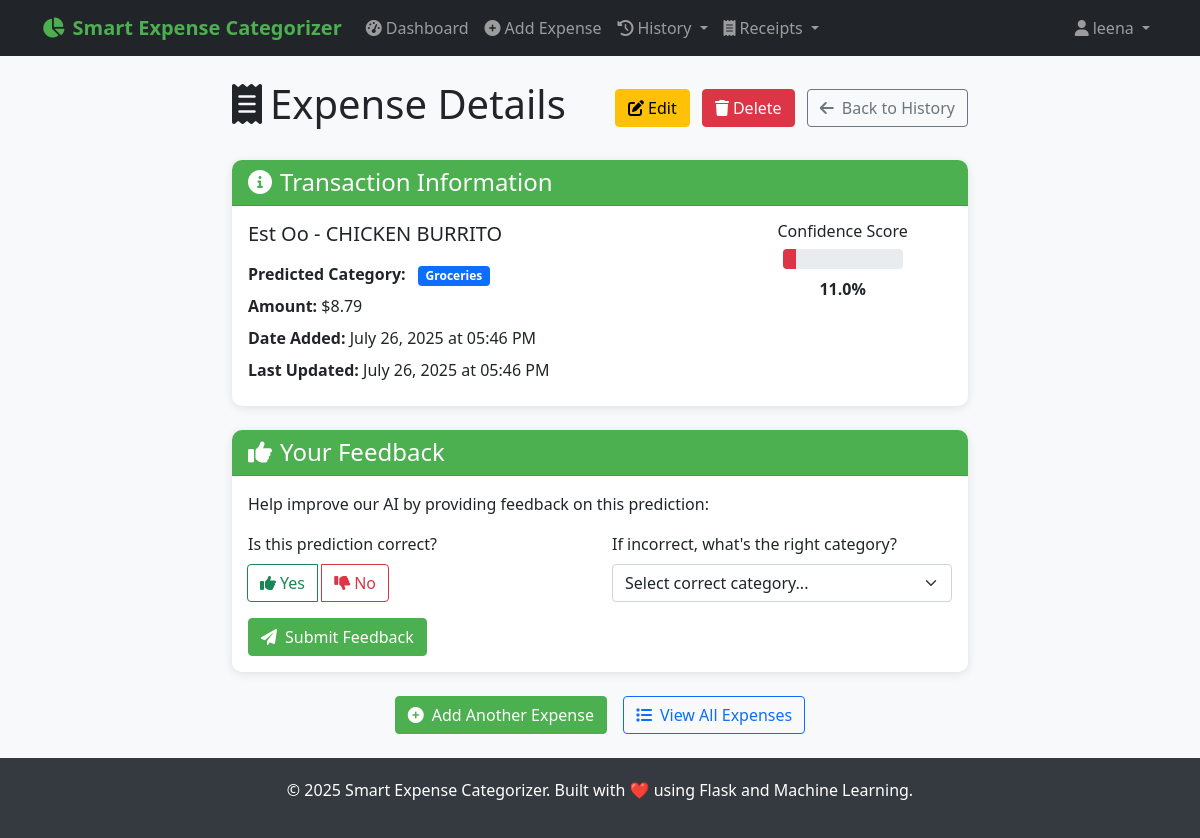
The page /expense/b68b386a-3048-42f9-bf5c-c20b04cf316e (signed in) on the database its author committed.
### PYTHON/models.py (models this page shows, shortened)
class User(UserMixin, db.Model):
    __tablename__ = 'users'
    id = db.Column(db.String(36), primary_key=True, default=lambda: str(uuid.uuid4()))
    username = db.Column(db.String(80), unique=True, nullable=False, index=True)
    email = db.Column(db.String(120), unique=True, nullable=False, index=True)
    password_hash = db.Column(db.String(255), nullable=False)
    created_at = db.Column(db.DateTime, default=datetime.utcnow)
    is_active = db.Column(db.Boolean, default=True)
    expenses = db.relationship('Expense', foreign_keys='Expense.user_id', backref='user', lazy='dynamic', cascade='all, delete-orphan')

class Expense(db.Model):
    __tablename__ = 'expenses'
    id = db.Column(db.String(36), primary_key=True, default=lambda: str(uuid.uuid4()))
    user_id = db.Column(db.String(36), db.ForeignKey('users.id'), nullable=False, index=True)
    description = db.Column(db.Text, nullable=False)
    amount = db.Column(db.Numeric(10, 2), nullable=True)
    predicted_category = db.Column(db.String(100), nullable=False, index=True)
    confidence_score = db.Column(db.Float, nullable=False)
    model_predictions = db.Column(db.JSON)  # Store individual model predictions
    created_at = db.Column(db.DateTime, default=datetime.utcnow, index=True)
    updated_at = db.Column(db.DateTime, default=datetime.utcnow, onupdate=datetime.utcnow)
    user_feedback = db.Column(db.String(100), nullable=True)  # User can correct the category
    is_correct = db.Column(db.Boolean, nullable=True)  # User can mark if prediction was correct
    source = db.Column(db.String(50), nullable=True, default='manual')  # 'manual', 'receipt_upload', 'api'
    expense_metadata = db.Column(db.JSON, nullable=True)  # Store receipt data, OCR confidence, etc.
    date = db.Column(db.DateTime, nullable=True)  # Expense date (can be different from created_at)
    is_deleted = db.Column(db.Boolean, default=False, nullable=False, index=True)
    deleted_at = db.Column(db.DateTime, nullable=True)
    deleted_by = db.Column(db.String(36), db.ForeignKey('users.id'), nullable=True)
    deleted_by_user = db.relationship('User', foreign_keys=[deleted_by])

### PYTHON/routes.py (the view)
@main_bp.route('/expense/<expense_id>')
@login_required
def expense_detail(expense_id):
    expense = Expense.query.filter_by(id=expense_id, user_id=current_user.id).first_or_404()
    form = FeedbackForm()
    model = load_ensemble_model()
    if model and model.categories:
        form.correct_category.choices = [(cat, cat) for cat in model.categories]
    return render_template('expense_detail.html', expense=expense, form=form)

### PYTHON/forms.py
class FeedbackForm(FlaskForm):
    correct_category = SelectField('Correct Category', validators=[
        DataRequired(message='Please select the correct category')
    ], choices=[])  # Will be populated dynamically
    is_prediction_correct = BooleanField('Was the prediction correct?')

### PYTHON/app.py (called while the page is built)
def init_extensions(app):
    db.init_app(app)
    login_manager = LoginManager()
    login_manager.init_app(app)
    login_manager.login_view = 'auth.login'
    login_manager.login_message = 'Please log in to access this page.'
    login_manager.login_message_category = 'info'
    login_manager.session_protection = 'strong'
    csrf = CSRFProtect(app)
    @login_manager.user_loader
    def load_user(user_id):
        try:
            return User.query.get(user_id)
        except Exception:
            return None
    @app.before_request
    def fix_session():
        from flask import session
        if not session.get('_session_initialized'):
            session['_session_initialized'] = True
            session.permanent = True

def add_security_headers(app):
    @app.after_request
    def set_security_headers(response):
        if hasattr(app.config, 'SECURITY_HEADERS'):
            for header, value in app.config['SECURITY_HEADERS'].items():
                response.headers[header] = value
        response.headers['X-Content-Type-Options'] = 'nosniff'
        response.headers['X-Frame-Options'] = 'DENY'
        response.headers['X-XSS-Protection'] = '1; mode=block'
        return response

def register_context_processors(app):
    @app.context_processor
    def inject_now():
        return {'now': datetime.now()}

### PYTHON/ml_models.py (called while the page is built)
    def load_models(self):
        try:
            self.models['naive_bayes'] = joblib.load(Config.NAIVE_BAYES_MODEL_PATH)
            self.models['svm'] = joblib.load(Config.SVM_MODEL_PATH)
            self.models['keyword'] = joblib.load(Config.KEYWORD_RULES_PATH)
            self.vectorizers = joblib.load(Config.VECTORIZER_PATH)
            metadata = joblib.load(os.path.join(Config.MODEL_DIR, 'metadata.pkl'))
            self.categories = metadata['categories']
            self.model_weights = metadata['model_weights']
            self.is_trained = metadata['is_trained']
            logging.info("All models loaded successfully")
            return True
        except Exception as e:
            logging.error(f"Error loading models: {str(e)}")
            return False

### PYTHON/templates/expense_detail.html (shortened to what this page needs)
{% extends "base.html" %}
{% block content %}
<div class="row justify-content-center">
    <div class="col-lg-8">
        <div class="d-flex justify-content-between align-items-center mb-4">
            <h1>
                <i class="fas fa-receipt me-2"></i>Expense Details
            </h1>
            <div>
                <a href="{{ url_for('main.edit_expense', expense_id=expense.id) }}" class="btn btn-warning me-2">
                    <i class="fas fa-edit me-1"></i>Edit
                </a>
                <button type="button" class="btn btn-danger me-2" data-bs-toggle="modal" data-bs-target="#deleteModal">
                    <i class="fas fa-trash me-1"></i>Delete
                </button>
                <a href="{{ url_for('main.expenses') }}" class="btn btn-outline-secondary">
                    <i class="fas fa-arrow-left me-2"></i>Back to History
                </a>
            </div>
        </div>
        <div class="card mb-4">
            <div class="card-header">
                <h4 class="mb-0">
                    <i class="fas fa-info-circle me-2"></i>Transaction Information
                </h4>
            </div>
            <div class="card-body">
                <div class="row">
                    <div class="col-md-8">
                        <h5 class="mb-3">{{ expense.description }}</h5>
                        <div class="mb-2">
                            <strong>Predicted Category:</strong>
                            <span class="badge bg-primary ms-2">{{ expense.predicted_category }}</span>
                        </div>
                        {% if expense.amount %}
                            <div class="mb-2">
                                <strong>Amount:</strong> ${{ "%.2f"|format(expense.amount) }}
                            </div>
                        {% endif %}
                        <div class="mb-2">
                            <strong>Date Added:</strong> {{ expense.created_at.strftime('%B %d, %Y at %I:%M %p') }}
                        </div>
                        {% if expense.updated_at != expense.created_at %}
                            <div class="mb-2">
                                <strong>Last Updated:</strong> {{ expense.updated_at.strftime('%B %d, %Y at %I:%M %p') }}
                            </div>
                        {% endif %}
                    </div>
                    <div class="col-md-4 text-center">
                        <div class="mb-3">
                            <h6>Confidence Score</h6>
                            <div class="progress mx-auto mb-2" style="width: 120px; height: 20px;">
                                <div class="progress-bar
                                    {% if expense.confidence_score >= 0.8 %}bg-success
                                    {% elif expense.confidence_score >= 0.6 %}bg-warning
                                    {% else %}bg-danger{% endif %}"
                                    style="width: {{ (expense.confidence_score * 100)|round }}%">
                                </div>
                            </div>
                            <strong>{{ (expense.confidence_score * 100)|round }}%</strong>
                        </div>
                    </div>
                </div>
            </div>
        </div>
        <div class="card mb-4">
            <div class="card-header">
                <h4 class="mb-0">
                    <i class="fas fa-thumbs-up me-2"></i>Your Feedback
                </h4>
            </div>
            <div class="card-body">
                <p class="mb-3">Help improve our AI by providing feedback on this prediction:</p>
                <form method="POST" action="{{ url_for('main.expense_feedback', expense_id=expense.id) }}">
                    <div class="row">
                        <div class="col-md-6 mb-3">
                            <label class="form-label">Is this prediction correct?</label>
                            <div class="btn-group d-block" role="group">
                                <label class="btn btn-outline-success" for="correct_yes">
                                    <i class="fas fa-thumbs-up me-1"></i>Yes
                                </label>
                                <label class="btn btn-outline-danger" for="correct_no">
                                    <i class="fas fa-thumbs-down me-1"></i>No
                                </label>
                            </div>
                        </div>
                        <div class="col-md-6 mb-3">
                            <label class="form-label">If incorrect, what's the right category?</label>
                            <select class="form-select" name="correct_category">
                                <option value="">Select correct category...</option>
                            </select>
                        </div>
                    </div>
                    <button type="submit" class="btn btn-primary">
                        <i class="fas fa-paper-plane me-2"></i>Submit Feedback
                    </button>
                </form>
            </div>
        </div>
        <div class="d-grid gap-2 d-md-flex justify-content-md-center">
            <a href="{{ url_for('main.predict') }}" class="btn btn-primary me-md-2">
                <i class="fas fa-plus-circle me-2"></i>Add Another Expense
            </a>
            <a href="{{ url_for('main.expenses') }}" class="btn btn-outline-primary">
                <i class="fas fa-list me-2"></i>View All Expenses
            </a>
        </div>
    </div>
</div>
{% endblock %}

### PYTHON/templates/base.html (shortened to what this page needs)
<!DOCTYPE html>
<html lang="en">
<head>
    <link href="https://cdn.jsdelivr.net/npm/bootstrap@5.1.3/dist/css/bootstrap.min.css" rel="stylesheet">
    <link href="https://cdnjs.cloudflare.com/ajax/libs/font-awesome/6.0.0/css/all.min.css" rel="stylesheet">
</head>
<body>
    <nav class="navbar navbar-expand-lg navbar-dark bg-dark">
        <div class="container">
            <a class="navbar-brand" href="{{ url_for('main.index') }}">
                <i class="fas fa-chart-pie me-2"></i>Smart Expense Categorizer
            </a>
            <div class="collapse navbar-collapse" id="navbarNav">
                <ul class="navbar-nav me-auto">
                    {% if current_user.is_authenticated %}
                        <li class="nav-item">
                            <a class="nav-link" href="{{ url_for('main.dashboard') }}">
                                <i class="fas fa-tachometer-alt me-1"></i>Dashboard
                            </a>
                        </li>
                        <li class="nav-item">
                            <a class="nav-link" href="{{ url_for('main.predict') }}">
                                <i class="fas fa-plus-circle me-1"></i>Add Expense
                            </a>
                        </li>
                        <li class="nav-item dropdown">
                            <a class="nav-link dropdown-toggle" href="#" id="expensesDropdown" role="button" data-bs-toggle="dropdown">
                                <i class="fas fa-history me-1"></i>History
                            </a>
                        </li>
                        <li class="nav-item dropdown">
                            <a class="nav-link dropdown-toggle" href="#" id="receiptDropdown" role="button" data-bs-toggle="dropdown">
                                <i class="fas fa-receipt me-1"></i>Receipts
                            </a>
                        </li>
                    {% endif %}
                </ul>
                <ul class="navbar-nav">
                    {% if current_user.is_authenticated %}
                        <li class="nav-item dropdown">
                            <a class="nav-link dropdown-toggle" href="#" id="navbarDropdown" role="button" data-bs-toggle="dropdown">
                                <i class="fas fa-user me-1"></i>{{ current_user.username }}
                            </a>
                        </li>
                    {% endif %}
                </ul>
            </div>
        </div>
    </nav>
    <main class="container my-4">
        {% block content %}{% endblock %}
    </main>
    <footer class="footer mt-auto">
        <div class="container text-center">
            <p>&copy; {{ now.year }} Smart Expense Categorizer. Built with ❤️ using Flask and Machine Learning.</p>
        </div>
    </footer>
</body>
</html>

### PYTHON/templates/base.html (style rules this page uses)
:root { --primary-color: #4CAF50; --secondary-color: #45a049; --accent-color: #2196F3; --danger-color: #f44336; --warning-color: #ff9800; --success-color: #4CAF50; --info-color: #2196F3; }
body { background-color: #f8f9fa; font-family: 'Segoe UI', Tahoma, Geneva, Verdana, sans-serif; }
.navbar-brand { font-weight: bold; color: var(--primary-color) !important; }
.btn-primary { background-color: var(--primary-color); border-color: var(--primary-color); }
.card { box-shadow: 0 2px 10px rgba(0,0,0,0.1); border: none; border-radius: 10px; }
.card-header { background-color: var(--primary-color); color: white; border-radius: 10px 10px 0 0 !important; }
.footer { background-color: #343a40; color: white; padding: 20px 0; margin-top: 50px; }

### rows shown on the page
User: username "leena"
Expense: description "Est Oo - CHICKEN BURRITO", predicted_category "Groceries", amount "8.79", created_at "July 26, 2025 at 05:46 PM", updated_at "July 26, 2025 at 05:46 PM", (expense.confidence_score*100)|round "11.0"
